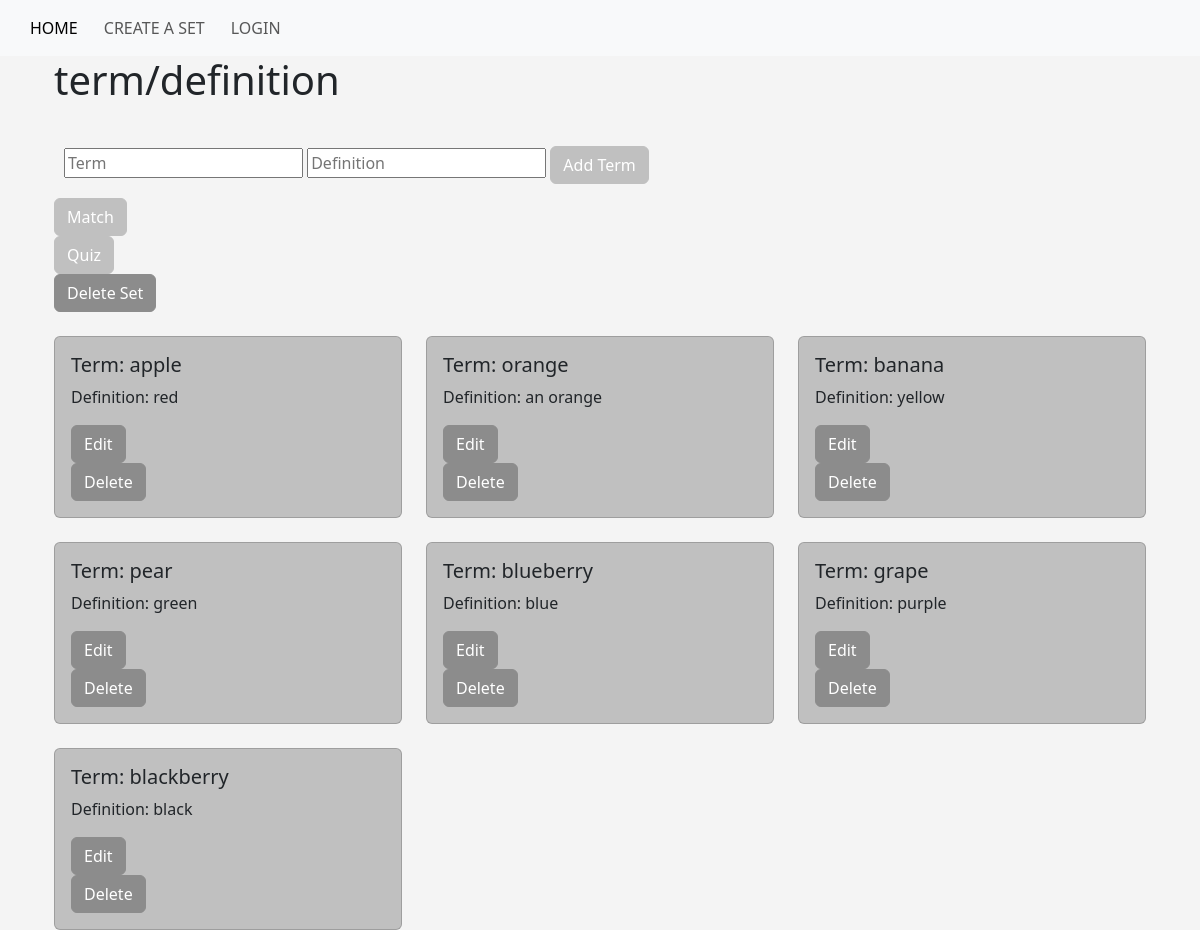
The page /sets/1 on the database as committed earlier.
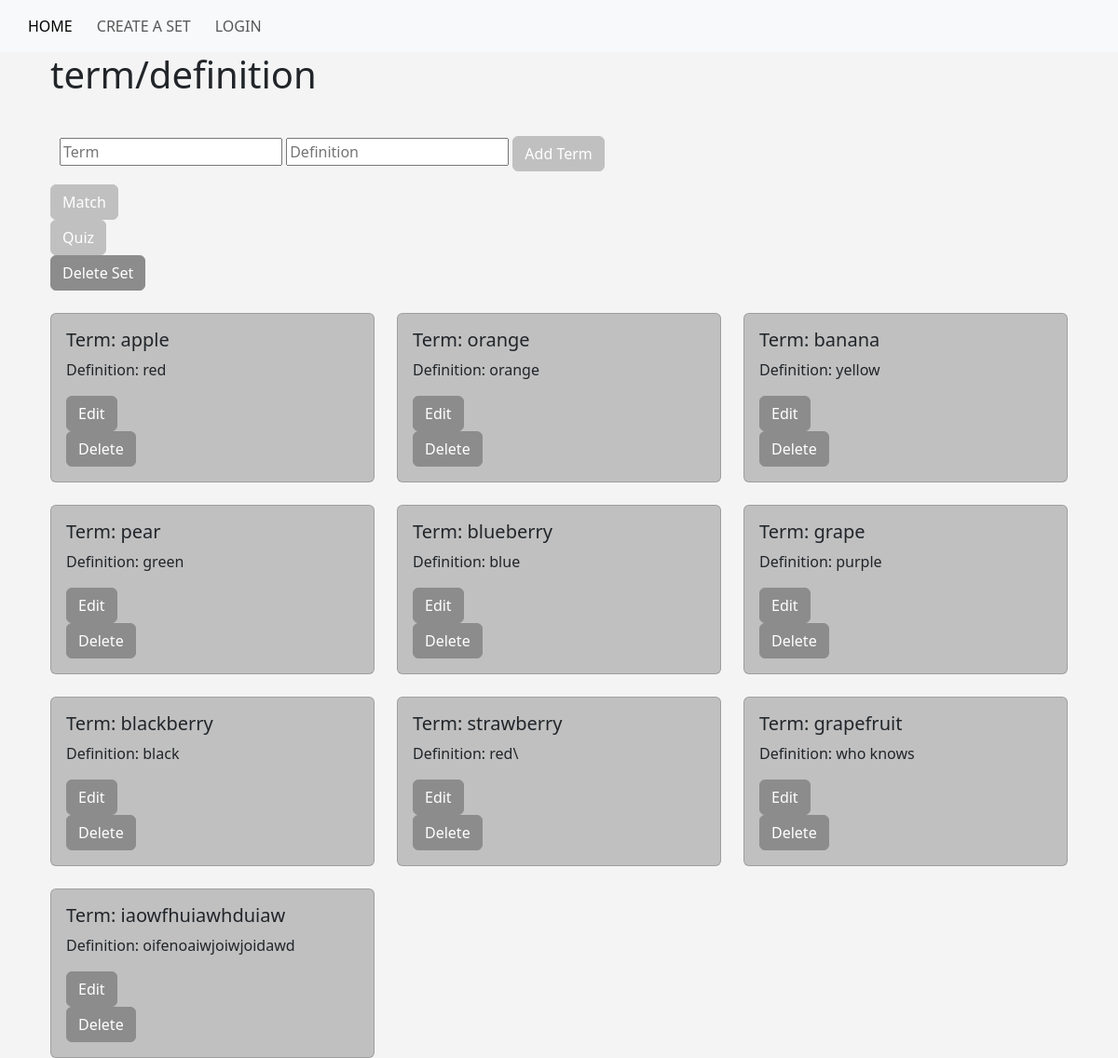
The same page on the database as committed later.
### app.py (models this page shows)
class Term(db.Model):
    id = db.Column(db.Integer, primary_key=True)
    term = db.Column(db.String(255), nullable=False)
    definition = db.Column(db.String(255), nullable=False)
    set_id = db.Column(db.Integer, db.ForeignKey('set.id'), nullable=False)

### app.py (the view)
@app.route('/sets/<int:set_id>', methods=['GET', 'POST'])
def specific_sets(set_id):
    if request.method == "POST":
        termForm = request.form['term']
        definitionForm = request.form['definition']
        set_data = Set.query.get_or_404(set_id)
        pair = Term(term=termForm, definition=definitionForm, set_id=set_id)
        try:
            db.session.add(pair)
            db.session.commit()
            return redirect(url_for('specific_sets', set_id=set_id))
        except Exception as e:
            print(f"Error: {e}")
            return "Oops! Something went wrong."
    else:
        set_data = Set.query.get_or_404(set_id)
        terms = Term.query.filter_by(set_id=set_id).all()
        return render_template('sets.html', set_data=set_data, terms=terms, set_id=set_id)

### templates/sets.html (shortened to what this page needs)
{% extends "base.html" %}
{% block content %}
<body style="background-color: #F4F4F4;">
    <div class="container">
        <h1>term/definition</h1>
        <br />
        <form action="{{ url_for('specific_sets', set_id=set_id)}}" method="POST" style="background-color: #F4F4F4; padding: 10px;">
            <input type="text" name="term" placeholder="Term" oninput="autoExpand(this, true)" style="margin-bottom: 10px;">
            <input type="text" name="definition" placeholder="Definition" oninput="autoExpand(this, false)" style="margin-bottom: 10px;">
            <input type="submit" value="Add Term" class="btn btn-primary" style="background-color: #C0C0C0; border-color: #C0C0C0;">
        </form>
        <form action="{{ url_for('match', set_id=set_id)}}" METHOD="POST">
            <input type="submit" value="Match" class="btn btn-primary" style="background-color: #C0C0C0; border-color: #C0C0C0;">
        </form>
        <form action="/quizSetUp/{{ set_id }}" METHOD="POST">
            <input type="submit" value="Quiz" class="btn btn-primary" style="background-color: #C0C0C0; border-color: #C0C0C0;">
        </form>
        <form method="post" action="/delete_set/{{ set_id }}">
            <button type="submit" class="btn btn-danger" style="background-color: #8C8C8C; border-color: #8C8C8C;">Delete Set</button>
        </form>
        <br />
        <div class="row row-cols-1 row-cols-md-2 row-cols-lg-3 g-4">
            {% for term in set_data.terms %}
            <div class="col">
                <div class="card" style="background-color: #C0C0C0;">
                    <div class="card-body">
                        <h5 class="card-title">Term: {{ term.term }}</h5>
                        <p class="card-text">Definition: {{ term.definition }}</p>
                        <form onsubmit="return toggleEditOption('{{ term.id }}');">
                            <input type="submit" value="Edit" class="btn btn-success" style="background-color: #8C8C8C; border-color: #8C8C8C;">
                        </form>
                        <form method="post" action="{{ url_for('delete_pair', set_id=set_id, term_id=term.id) }}">
                            <button type="submit" class="btn btn-danger" style="background-color: #8C8C8C; border-color: #8C8C8C;">Delete</button>
                        </form>
                    </div>
                </div>
            </div>
            {% endfor %}
        </div>
    </div>
    {% endblock %}

### templates/base.html (shortened to what this page needs)
<!DOCTYPE html>
<html lang="en">
<head>
    <link href="https://cdn.jsdelivr.net/npm/bootstrap@5.3.3/dist/css/bootstrap.min.css" rel="stylesheet">
</head>
<body>
    <nav class="navbar navbar-expand-lg navbar-light bg-light">
        <div class="container-fluid">
            <div class="collapse navbar-collapse" id="navbarNav">
                <ul class="navbar-nav">
                    <li class="nav-item">
                        <a class="nav-link active" aria-current="page" href="{{ url_for('home')}}">Home</a>
                    </li>
                    <li class="nav-item">
                        <a class="nav-link" href="{{ url_for('create_set')}}">Create A Set</a>
                    </li>
                    <li class="nav-item">
                        <a class="nav-link" href="{{ url_for('login')}}">Login</a>
                    </li>
                </ul>
            </div>
        </div>
    </nav>
    <div class="container">
        {% block content %}
        {% endblock %}
    </div>
</body>
</html>

### templates/base.html (style rules this page uses)
nav { background-color: #222222; padding: 10px; width: 100%; display: flex; justify-content: center; align-items: center; }
nav ul { margin: 0; padding: 0; list-style: none; display: flex; }
nav li { margin-left: 10px; }
nav a { text-decoration: none; text-transform: uppercase; color: #333333; background-color: #800080; padding: 10px 20px; border-radius: 40px; transition: color 0.3s, background 0.3s; }

Rows that differ between the two databases and show on the page:
changed Term "orange": definition "an orange" → "orange"
added Term: term "strawberry", definition "red\\"
added Term: term "grapefruit", definition "who knows"
added Term: term "iaowfhuiawhduiaw", definition "oifenoaiwjoiwjoidawd"
